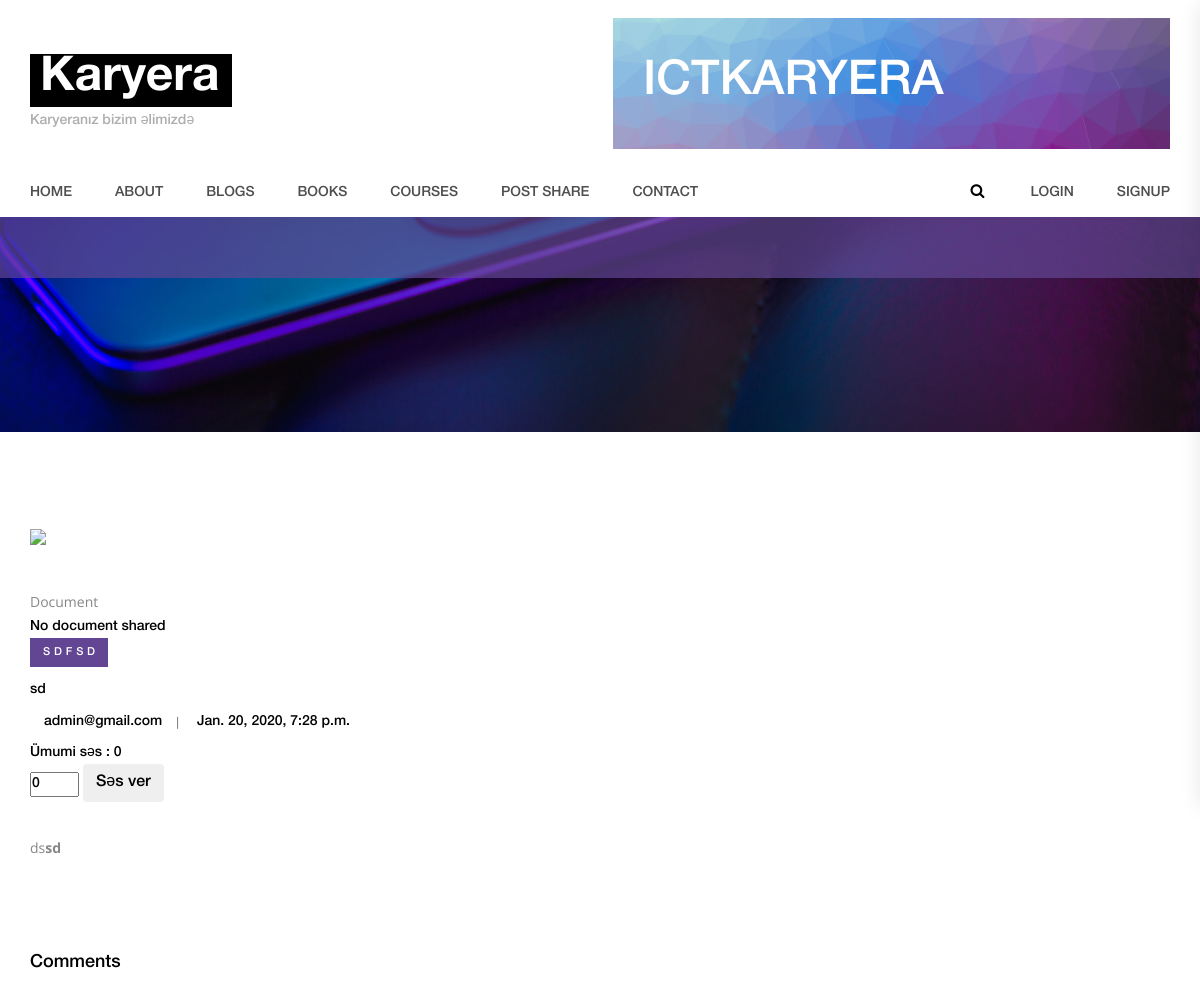
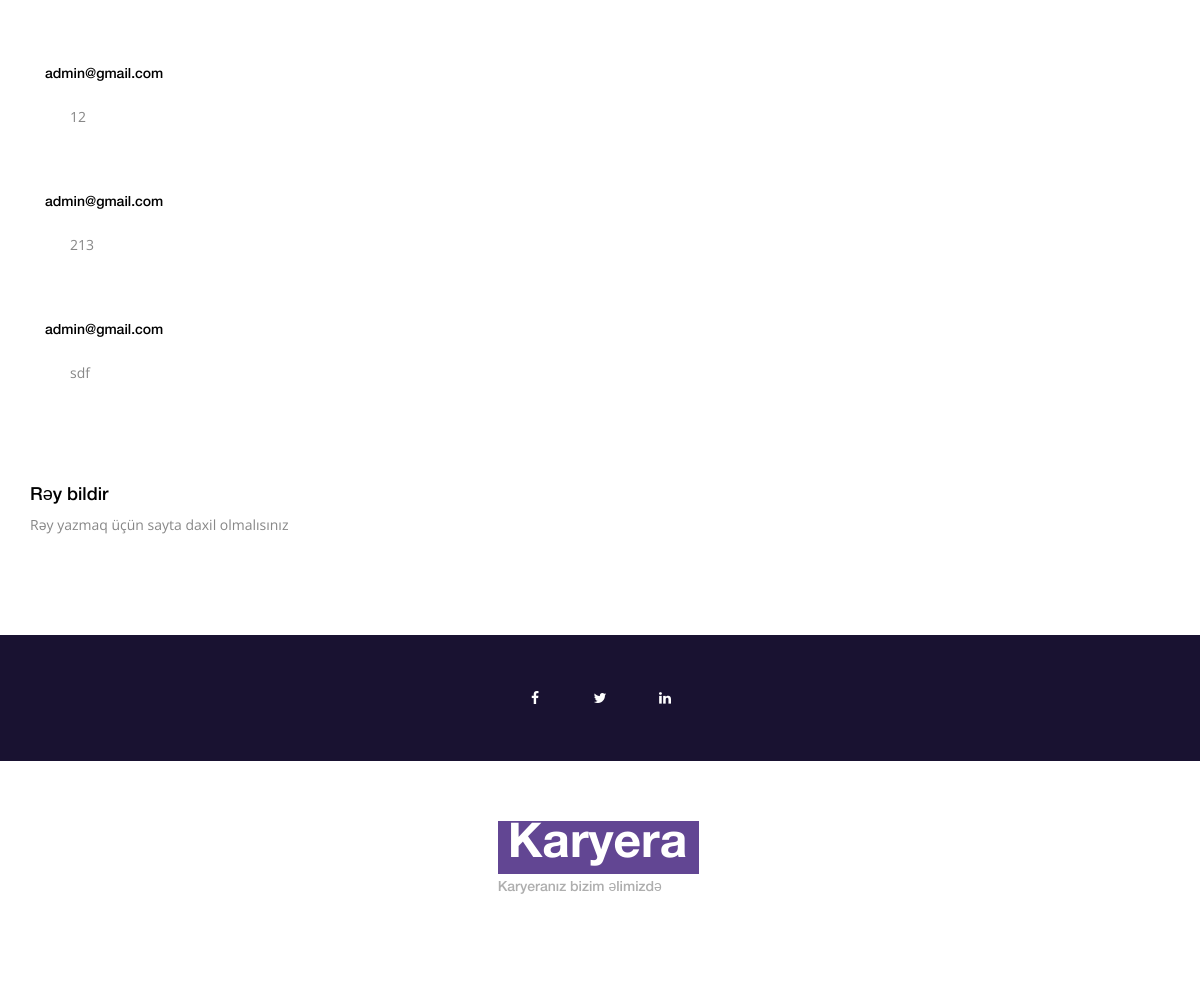
/blogs/2/, run on the app's committed database (2 pictures, top to bottom).
### ict_app/models.py (models this page shows, shortened)
class Blog(models.Model):
    image=models.ImageField(upload_to="blog_pics",blank=True, null=True)
    author=models.ForeignKey(settings.AUTH_USER_MODEL, on_delete=models.CASCADE)
    title = models.CharField(max_length=120)
    tag = models.ForeignKey(Category, on_delete=models.CASCADE)
    content = RichTextField(config_name='awesome_ckeditor')
    created_date = models.DateTimeField(auto_now_add=True,blank=True, null=True)
    approved_blog = models.BooleanField(default=False)
    rank=models.IntegerField(default=0)

class Category(models.Model):
    name = models.CharField(max_length=120)
    def __str__(self):
        return self.name

class User(AbstractBaseUser, PermissionsMixin):
    email = models.EmailField(max_length=254, unique=True)
    name = models.CharField(max_length=254, null=True, blank=True)
    is_staff = models.BooleanField(default=False)
    is_superuser = models.BooleanField(default=False)
    is_active = models.BooleanField(default=True)
    last_login = models.DateTimeField(null=True, blank=True)
    date_joined = models.DateTimeField(auto_now_add=True)
    USERNAME_FIELD = 'email'
    EMAIL_FIELD = 'email'
    REQUIRED_FIELDS = []
    objects = UserManager()

class Comment(models.Model):
    author=models.ForeignKey(settings.AUTH_USER_MODEL, on_delete=models.CASCADE,default="")
    post = models.ForeignKey(
        'Blog', on_delete=models.CASCADE, related_name='comments')
    comment = models.TextField()
    created_date = models.DateTimeField(auto_now_add=True)

### ict_app/views.py (the view)
# urls.py: path('blogs/<int:id>/', views.Detailview,name='blog_details'),
def Detailview(request,id):
    data=Blog.objects.filter(id=id,approved_blog=True).first()
    comments = Comment.objects.filter(post=id)
    form=CommentForm()
    if request.method == "POST":
        if request.user.is_authenticated:
            post = get_object_or_404(Blog, id=id)
            form = CommentForm(request.POST)
            if form.is_valid():
                comment = form.save(commit=False)
                comment.author = request.user
                comment.post = post
                comment.save()
                return redirect('blog_details', id=post.id)
        else:
            return redirect("/login")
    else:
        form = CommentForm()
    if data:
        return render(request,'single.html',{"blg":data,"form":form,"comments":comments})
    else :
        raise  Http404("<h1>Page not found</h1>")

### ict_app/forms.py
class CommentForm(forms.ModelForm):
    class Meta:
        model = Comment
        fields = ('comment', )
        widgets = {
            'text':
            Textarea(attrs={
                'class': 'form-control z-depth-1',
                'rows': 7,
                'style': 'width:50%'
            }),
        }

### ict_app/templates/single.html (shortened to what this page needs)
{% extends "base.html" %}
{% load thumbnail %}
{% load static %}
{% load crispy_forms_tags %}
{% block links %}
<link rel="stylesheet" type="text/css" href="{% static 'styles/bootstrap-4.1.2/bootstrap.min.css'%}">
<link href="{% static 'plugins/font-awesome-4.7.0/css/font-awesome.min.css'%}" rel="stylesheet" type="text/css">
<link rel="stylesheet" type="text/css" href="{% static 'styles/single.css'%}">
<link rel="stylesheet" type="text/css" href="{% static 'styles/single_responsive.css'%}">
{% endblock links %}
{% block content %}
	<div class="home">
		<div class="parallax_background parallax-window" data-parallax="scroll" data-image-src="{% static 'images/footer.jpg' %}" data-speed="0.8"></div>
	</div>
	<div class="content_container">
		<div class="container">
			<div class="row">
				<div class="col-lg-9">
					<div class="single_post">
						<div class="post_image">
								{% if blg.image %}
										{% thumbnail blg.image "600x400" crop="center" as im %}
										<img  src="{{im.url}}" width="{{im.width}}" height="{{im.height}}">
										{% endthumbnail %}
								{% else %}
										<img  src= "https://www.directivecommunication.net/wp-content/uploads/2014/03/no-image-found.jpg" width="{{im.width}}" height="{{im.height}}">
								{% endif %}
						</div>
						<div class="post_content">
						<p>Document</p>
						{% if blg.file %}
						<div><a href="/media/{{blg.file}}">PDF for this</a></div>
						{% else %}
						<div>No document shared</a></div>
						{% endif %}
							<div class="post_category cat_technology" style='color:white'><a href='/category/{{blg.tag}}'>{{blg.tag}}</a></div>
							<div class="post_title">{{blg.title}}</div>
							<div class="post_info d-flex flex-row align-items-center justify-content-start">
								<div class="post_author d-flex flex-row align-items-center justify-content-start">
									<div class="post_author_name">{{blg.author.email}}</div>
								</div>
								<div class="post_date">{{blg.created_date}}</div>
								<br>
							</div>
								<div class="post_info ">Ümumi səs  : {{blg.rank}}
								<form action="/voting/{{blg.id}}" method='POST'>
									<input type="number" name='voting' value=0 max=10 min=-10>
									<input type="submit" value='Səs ver' class='btn'>
								</form>
								</div>
							<div class="post_text">
								<p>
								{{blg.content|safe}}
								</p>
							</div>
						</div>
						<div class="post_comments_container">
							<div class="post_comments_title"> Comments</div>
							<div class="post_comments">
								<ul class="post_comments_list">
									{% for comment in  comments %}
									<li class="comment">
										<div class="comment_info d-flex flex-row align-items-center justify-content-start">
											<div class="comment_author"><a >{{comment.author.email}}</a></div>
										</div>
										<div class="comment_content">
											<div class="comment_text">
												<p>{{comment.comment}}
												</p>
											</div>
										</div>
									</li>
						{% empty %}
							<p>No comment yet</p>
						{% endfor %}
								</ul>
							</div>
						</div>
						<div class="reply_form_container">
							<div class="reply_form_title">Rəy bildir</div>
							{% if request.user.is_authenticated %}
							<form action="#" id="reply_form" method='POST' class="reply_form">
									{% csrf_token %}
									{{form|crispy}}
									<br>
									<button class="reply_button trans_200">submit</button>
							</form>
							{% else %}
							<p>Rəy yazmaq üçün sayta daxil olmalısınız</p>
							{% endif %}
						</div>
					</div>
				</div>
			</div>
		</div>
	</div>
{% endblock content %}

### static/styles/single.css (style rules this page uses)
* { margin: 0; padding: 0; -webkit-font-smoothing: antialiased; -webkit-text-shadow: rgba(0,0,0,.01) 0 0 1px; text-shadow: rgba(0,0,0,.01) 0 0 1px; }
body { font-family: 'HelveticaNeueLTPro', sans-serif; font-size: 14px; font-weight: normal; background: #FFFFFF; color: #000000; }
div { display: block; position: relative; -webkit-box-sizing: border-box; -moz-box-sizing: border-box; box-sizing: border-box; }
ul { list-style: none; margin-bottom: 0px; }
p { font-family: 'Open Sans', sans-serif; font-size: 14px; line-height: 2.14; font-weight: 400; color: #878787; -webkit-font-smoothing: antialiased; -webkit-text-shadow: rgba(0,0,0,.01) 0 0 1px; text-shadow: rgba(0,0,0,.01) 0 0 1px; }
p:last-of-type { margin-bottom: 0; }
a, a:hover, a:visited, a:active, a:link { text-decoration: none; -webkit-font-smoothing: antialiased; -webkit-text-shadow: rgba(0,0,0,.01) 0 0 1px; text-shadow: rgba(0,0,0,.01) 0 0 1px; }
.parallax-window { min-height: 400px; background: transparent; }
.parallax_background { position: absolute; top: 0; left: 0; width: 100%; height: 100%; }
.cat_technology { background: #624693 !important; }
.cat_technology a, .cat_world a, .cat_video a, .cat_party a { color: #FFFFFF !important; }
.home { width: 100%; height: 215px; }
.home::before { display: block; position: absolute; left: 0; width: 100%; content: ''; background: rgba(98,70,147,0.7); z-index: 10; }
.home::before { top: 0; height: 61px; }
.single_post { width: 100%; }
.content_container { padding-top: 96px; padding-bottom: 95px; background: #FFFFFF; }
.post_image { width: 100%; }
.post_image img { max-width: 100%; }
.post_content { width: 100%; padding-top: 38px; }
.post_category { display: inline-block; height: 29px; padding-left: 13px; padding-right: 13px; }
.post_category a { display: block; font-size: 11px; text-transform: uppercase; letter-spacing: 0.35em; color: #FFFFFF; line-height: 29px; margin-right: -0.35em; }
.post_title { margin-top: 13px; }
.post_info { margin-top: 10px; }
.post_info > div:first-child::after { display: inline-block; content: '|'; margin-left: 12px; margin-right: 16px; font-family: 'Open Sans', sans-serif; font-size: 12px; font-weight: 600; color: #838383; }
.post_author_name { margin-left: 14px; margin-top: 1px; }
.post_date { margin-top: 1px; }
.post_text { margin-top: 29px; }
.post_text p:not(:last-child) { margin-bottom: 31px; }
.post_comments_container { margin-top: 94px; }
.post_comments_title { font-size: 18px; color: #000000; line-height: 0.75; }
.comment:not(:last-child) { margin-bottom: 61px; }
.post_comments { margin-top: 95px; }
.comment_author { margin-left: 15px; }
.comment_author a { font-size: 14px; color: #000000; text-decoration: none; -webkit-transition: all 200ms ease; -moz-transition: all 200ms ease; -ms-transition: all 200ms ease; -o-transition: all 200ms ease; transition: all 200ms ease; }
.comment_content { padding-left: 40px; margin-top: 16px; padding-right: 60px; }
.reply_form_container { margin-top: 95px; }
.reply_form_title { font-size: 18px; color: #000000; }

### data on the page
Blog: tag "SDFSD", title "sd", author.email "admin@gmail.com", created_date "Jan. 20, 2020, 7:28 p.m.", rank "0", content "ds sd"
Comment: author.email "admin@gmail.com", comment "12"
Comment: author.email "admin@gmail.com", comment "213"
Comment: author.email "admin@gmail.com", comment "sdf"
